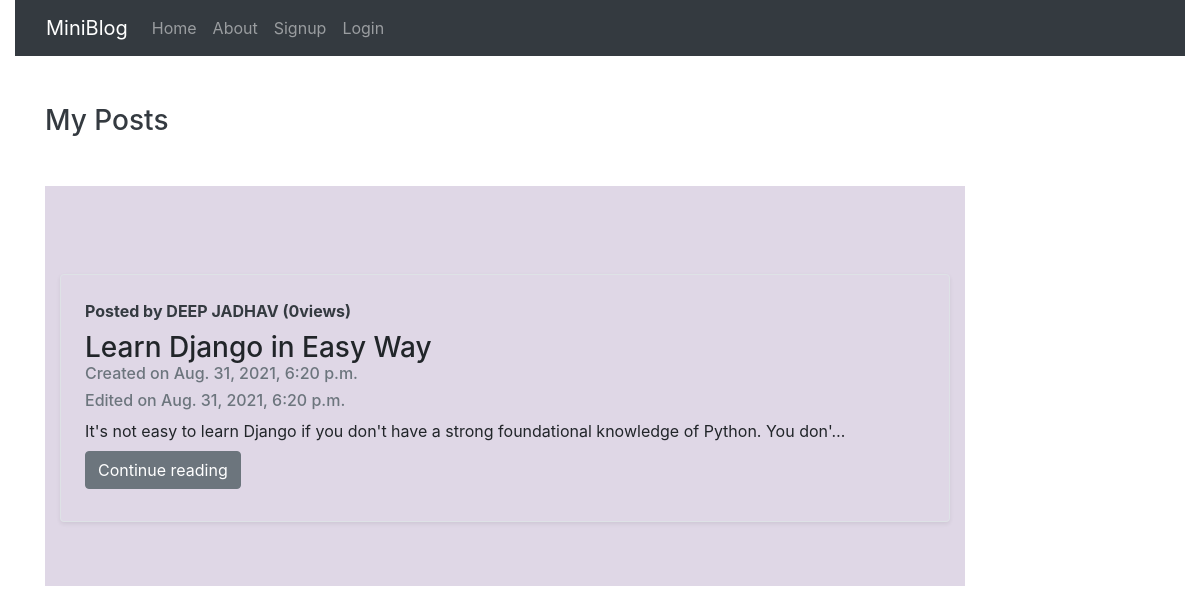
The page / on the database its author committed.
### blog/models.py (models this page shows)
class Post(models.Model):
    title = models.CharField(max_length=150)
    desc = models.TextField()
    author = models.CharField(max_length=50)
    views = models.IntegerField(default=0)
    date_added=models.DateTimeField(auto_now_add=True)
    date_updated=models.DateTimeField(auto_now=True)

### blog/views.py (the view)
# urls.py: path('', home),
def home(request):
    posts = Post.objects.all()  # to get all the post in home page
    return render(request,'home.html',{'posts':posts})

### blog/templates/home.html (shortened to what this page needs)
{% extends 'base.html' %}
{% load static %}
{% block content %}
<div class="col-sm-10">
    <h3 class="text-dark my-5">My Posts</h3>
    {% for post in posts %}
    <div class="jumbotron jumbotron-fluid jumbo-color">
        <div class="container">
            <div class="row no-gutters border rounded overflow-hidden flex-md-row mt-4  shadow-sm h-md-250 position-relative">
                <div class="col p-4 d-flex flex-column position-static">
                    <strong class="d-inline-block mb-2 text-dark"> Posted by {{post.author}} ({{post.views}}views)</strong>
                    <h3 class="mb-0">{{post.title}}</h3>
                    <h6 class="text-muted">Created on {{post.date_added}}</h6>
                    <h6 class="text-muted">Edited on {{post.date_updated}}</h6>
                    <p class="card-text mb-auto">{{post.desc | truncatechars:100}}</p>
                    {% if request.user.is_authenticated %}
                    <div class="my-2">
                        <a href="/blogs/{{post.id}}" role="button" class="btn btn-primary">Continue reading</a>
                    </div>
                    {% else %}
                    <div class="my-2">
                        <a href="/signup/" role="button" class="btn btn-secondary">Continue reading</a>
                    </div>
                    {% endif %}
                </div>
            </div>
        </div>
    </div>
    {% endfor %}
</div>
{% endblock content %}

### blog/templates/base.html (shortened to what this page needs)
{% load static %}
<!doctype html>
<html lang="en">
<head>
    <link rel="stylesheet" href="https://cdn.jsdelivr.net/npm/bootstrap@4.5.3/dist/css/bootstrap.min.css"
>
    <link rel="stylesheet" href="{% static 'css/style.css' %}">
</head>
<body>
    <div class="container-fluid">
        {% include 'navbar.html' %}
    </div>
    <div class="container">
        <div class="row">
            {% block content %}
            {% endblock content %}
        </div>
    </div>
</body>
</html>

### blog/templates/navbar.html (shortened to what this page needs)
<nav class="navbar navbar-expand-lg navbar-dark bg-dark">
  <div class="container-fluid">
    <a class="navbar-brand" href="/">MiniBlog</a>
    <div class="collapse navbar-collapse" id="navbarSupportedContent">
      <ul class="navbar-nav ">
        <li class="nav-item {% block homeactive %} {% endblock homeactive %}  ">
          <a class="nav-link" aria-current="page" href="/">Home</a>
        </li>
        <li class="nav-item {% block aboutactive %} {% endblock aboutactive %}">
          <a class="nav-link" href="/about/">About</a>
        </li>
        {% if request.user.is_authenticated %}
        <li class="nav-item {% block contactactive %} {% endblock contactactive %}">
          <a class="nav-link" href="/contact/">Contact</a>
        </li>
        <li class="nav-item {% block dashactive %} {% endblock dashactive %}">
          <a class="nav-link" href="/dashboard/">Dashboard</a>
        </li>
        <li class="nav-item ">
          <a class="nav-link" href="/logout">Logout</a>
        </li>
        <li class="nav-item ">
          <a class="nav-link" href="/changepass/">ChnagePassword</a>
        </li>
        <div class="ml-5">
          <form method="GET" action="/search/" class="form-inline ml-5  my-2 my-lg-0">
            <input class="form-control   mr-sm-2" type="search" placeholder="Search" aria-label="Search" name="query"
              id="query">
            <button class="btn btn-outline-primary   my-2 my-sm-0" type="submit">Search</button>
          </form>
        </div>
        {% else %}
        <li class="nav-item {% block signupactive %} {% endblock signupactive %}">
          <a class="nav-link" href="/signup/">Signup</a>
        </li>
        <li class="nav-item {% block loginactive %} {% endblock loginactive %}">
          <a class="nav-link" href="/login/">Login</a>
        </li>
      </ul>
      {% endif %}
    </div>
  </div>
</nav>

### blog/static/css/style.css (style rules this page uses)
.jumbo-color { background-color: rgb(223, 215, 230); }

### rows shown on the page
Post: author "DEEP JADHAV", views "0", title "Learn Django in Easy Way", date_added "Aug. 31, 2021, 6:20 p.m.", date_updated "Aug. 31, 2021, 6:20 p.m.", desc "It's not easy to learn Django if you don't have a strong foundational knowledge of Python. You don'…"
